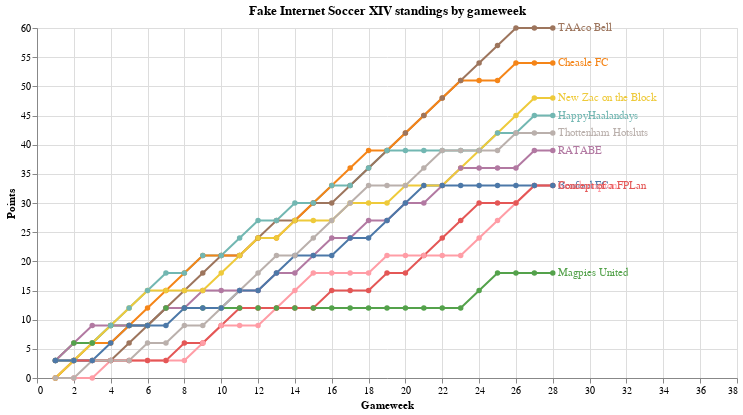

Notebook code cell kept with this figure:
### Code cell
chart = alt.Chart(concat_df).mark_line(point=True).encode(
    x = alt.X('gw', scale=alt.Scale(domain=[0, 38]), title="Gameweek"),
    y=alt.Y("Points", title="Points"),
    color=alt.Color("team", legend=None),
    tooltip=["team"]
).transform_window(
    rank="rank()",
    sort=[alt.SortField("rank", order="descending")],
    groupby=["gw"]
).properties(
    title="Fake Internet Soccer XIV standings by gameweek",
    width=700,
    height=350,
)

labels = alt.Chart(concat_df).mark_text(
    align='left', dx=5
).encode(
    x = alt.X('max(gw)', scale=alt.Scale(domain=[0, 38])),
    y=alt.Y('Points', aggregate={'argmax': 'gw'}),
    text='team:N',
    color='team:N',
).transform_window(
    rank="rank()",
    sort=[alt.SortField("rank", order="descending")],
    groupby=["gw"]
)

chart + labels

### Figure 1 — Vega-Lite specification as saved in the notebook (floating-point values rounded to 4 significant figures; data arrays with more than 128 entries replaced by an {"elided": "..."} marker saying what was removed)
{"config": {"view": {"continuousWidth": 300, "continuousHeight": 300}}, "layer": [{"mark": {"type": "line", "point": true}, "encoding": {"color": {"field": "team", "legend": null, "type": "nominal"}, "tooltip": [{"field": "team", "type": "nominal"}], "x": {"field": "gw", "scale": {"domain": [0, 38]}, "title": "Gameweek", "type": "quantitative"}, "y": {"field": "Points", "title": "Points", "type": "quantitative"}}, "title": "Fake Internet Soccer XIV standings by gameweek", "transform": [{"window": [{"op": "rank", "field": "", "as": "rank"}], "groupby": ["gw"], "sort": [{"field": "rank", "order": "descending"}]}]}, {"mark": {"type": "text", "align": "left", "dx": 5}, "encoding": {"color": {"field": "team", "type": "nominal"}, "text": {"field": "team", "type": "nominal"}, "x": {"aggregate": "max", "field": "gw", "scale": {"domain": [0, 38]}, "type": "quantitative"}, "y": {"aggregate": {"argmax": "gw"}, "field": "Points", "type": "quantitative"}}, "transform": [{"window": [{"op": "rank", "field": "", "as": "rank"}], "groupby": ["gw"], "sort": [{"field": "rank", "order": "descending"}]}]}], "data": {"name": "data-a44832751f72e11170611394575de4f8"}, "height": 350, "width": 700, "$schema": "https://vega.github.io/schema/vega-lite/v5.20.1.json", "datasets": {"data-a44832751f72e11170611394575de4f8": {"elided": "280 records"}}}
